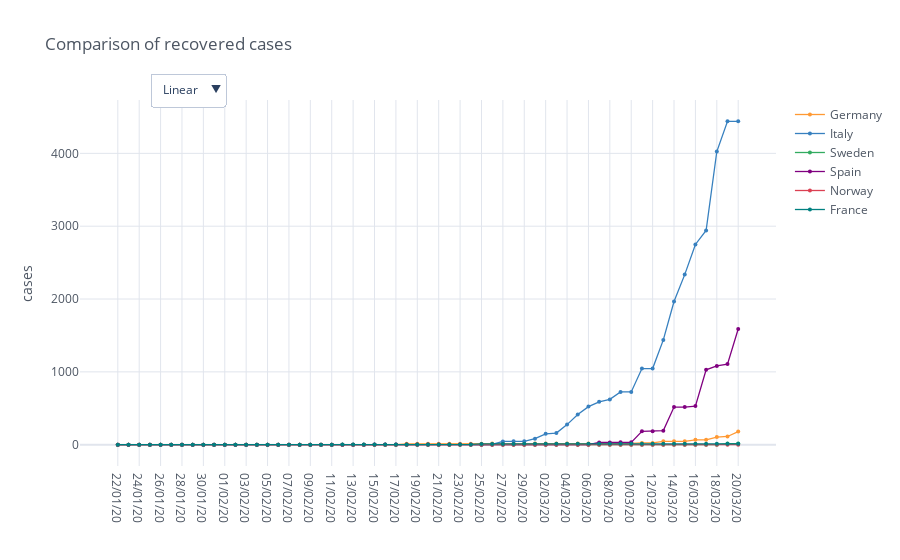

Notebook source saved alongside this figure:
### Code cell
recovered_cases_countries = io.load_cases(io.get_filename_recovered_cases(), countries)

recovered_fig = mp.iplot_comparative_plot(recovered_cases_countries, title='Comparison of recovered cases')
recovered_fig.show()

### Figure 1 — Plotly figure (JSON) as saved in the notebook; plotly's stock layout.template omitted (floating-point values rounded to 4 significant figures)
{"data": [{"line": {"color": "rgba(255, 153, 51, 1.0)", "dash": "solid", "shape": "linear", "width": 1.3}, "marker": {"size": 4, "symbol": "circle"}, "mode": "lines+markers", "name": "Germany", "text": "", "type": "scatter", "x": ["22/01/20", "23/01/20", "24/01/20", "25/01/20", "26/01/20", "27/01/20", "28/01/20", "29/01/20", "30/01/20", "31/01/20", "01/02/20", "02/02/20", "03/02/20", "04/02/20", "05/02/20", "06/02/20", "07/02/20", "08/02/20", "09/02/20", "10/02/20", "11/02/20", "12/02/20", "13/02/20", "14/02/20", "15/02/20", "16/02/20", "17/02/20", "18/02/20", "19/02/20", "20/02/20", "21/02/20", "22/02/20", "23/02/20", "24/02/20", "25/02/20", "26/02/20", "27/02/20", "28/02/20", "29/02/20", "01/03/20", "02/03/20", "03/03/20", "04/03/20", "05/03/20", "06/03/20", "07/03/20", "08/03/20", "09/03/20", "10/03/20", "11/03/20", "12/03/20", "13/03/20", "14/03/20", "15/03/20", "16/03/20", "17/03/20", "18/03/20", "19/03/20", "20/03/20"], "y": [0, 0, 0, 0, 0, 0, 0, 0, 0, 0, 0, 0, 0, 0, 0, 0, 0, 0, 0, 0, 0, 0, 1, 1, 1, 1, 1, 12, 12, 12, 14, 14, 14, 14, 14, 15, 16, 16, 16, 16, 16, 16, 16, 16, 17, 18, 18, 18, 18, 25, 25, 46, 46, 46, 67, 67, 105, 113, 180]}, {"line": {"color": "rgba(55, 128, 191, 1.0)", "dash": "solid", "shape": "linear", "width": 1.3}, "marker": {"size": 4, "symbol": "circle"}, "mode": "lines+markers", "name": "Italy", "text": "", "type": "scatter", "x": ["22/01/20", "23/01/20", "24/01/20", "25/01/20", "26/01/20", "27/01/20", "28/01/20", "29/01/20", "30/01/20", "31/01/20", "01/02/20", "02/02/20", "03/02/20", "04/02/20", "05/02/20", "06/02/20", "07/02/20", "08/02/20", "09/02/20", "10/02/20", "11/02/20", "12/02/20", "13/02/20", "14/02/20", "15/02/20", "16/02/20", "17/02/20", "18/02/20", "19/02/20", "20/02/20", "21/02/20", "22/02/20", "23/02/20", "24/02/20", "25/02/20", "26/02/20", "27/02/20", "28/02/20", "29/02/20", "01/03/20", "02/03/20", "03/03/20", "04/03/20", "05/03/20", "06/03/20", "07/03/20", "08/03/20", "09/03/20", "10/03/20", "11/03/20", "12/03/20", "13/03/20", "14/03/20", "15/03/20", "16/03/20", "17/03/20", "18/03/20", "19/03/20", "20/03/20"], "y": [0, 0, 0, 0, 0, 0, 0, 0, 0, 0, 0, 0, 0, 0, 0, 0, 0, 0, 0, 0, 0, 0, 0, 0, 0, 0, 0, 0, 0, 0, 0, 1, 2, 1, 1, 3, 45, 46, 46, 83, 149, 160, 276, 414, 523, 589, 622, 724, 724, 1045, 1045, 1439, 1966, 2335, 2749, 2941, 4025, 4440, 4440]}, {"line": {"color": "rgba(50, 171, 96, 1.0)", "dash": "solid", "shape": "linear", "width": 1.3}, "marker": {"size": 4, "symbol": "circle"}, "mode": "lines+markers", "name": "Sweden", "text": "", "type": "scatter", "x": ["22/01/20", "23/01/20", "24/01/20", "25/01/20", "26/01/20", "27/01/20", "28/01/20", "29/01/20", "30/01/20", "31/01/20", "01/02/20", "02/02/20", "03/02/20", "04/02/20", "05/02/20", "06/02/20", "07/02/20", "08/02/20", "09/02/20", "10/02/20", "11/02/20", "12/02/20", "13/02/20", "14/02/20", "15/02/20", "16/02/20", "17/02/20", "18/02/20", "19/02/20", "20/02/20", "21/02/20", "22/02/20", "23/02/20", "24/02/20", "25/02/20", "26/02/20", "27/02/20", "28/02/20", "29/02/20", "01/03/20", "02/03/20", "03/03/20", "04/03/20", "05/03/20", "06/03/20", "07/03/20", "08/03/20", "09/03/20", "10/03/20", "11/03/20", "12/03/20", "13/03/20", "14/03/20", "15/03/20", "16/03/20", "17/03/20", "18/03/20", "19/03/20", "20/03/20"], "y": [0, 0, 0, 0, 0, 0, 0, 0, 0, 0, 0, 0, 0, 0, 0, 0, 0, 0, 0, 0, 0, 0, 0, 0, 0, 0, 0, 0, 0, 0, 0, 0, 0, 0, 0, 0, 0, 0, 0, 0, 0, 0, 0, 0, 0, 0, 0, 1, 1, 1, 1, 1, 1, 1, 1, 1, 1, 16, 16]}, {"line": {"color": "rgba(128, 0, 128, 1.0)", "dash": "solid", "shape": "linear", "width": 1.3}, "marker": {"size": 4, "symbol": "circle"}, "mode": "lines+markers", "name": "Spain", "text": "", "type": "scatter", "x": ["22/01/20", "23/01/20", "24/01/20", "25/01/20", "26/01/20", "27/01/20", "28/01/20", "29/01/20", "30/01/20", "31/01/20", "01/02/20", "02/02/20", "03/02/20", "04/02/20", "05/02/20", "06/02/20", "07/02/20", "08/02/20", "09/02/20", "10/02/20", "11/02/20", "12/02/20", "13/02/20", "14/02/20", "15/02/20", "16/02/20", "17/02/20", "18/02/20", "19/02/20", "20/02/20", "21/02/20", "22/02/20", "23/02/20", "24/02/20", "25/02/20", "26/02/20", "27/02/20", "28/02/20", "29/02/20", "01/03/20", "02/03/20", "03/03/20", "04/03/20", "05/03/20", "06/03/20", "07/03/20", "08/03/20", "09/03/20", "10/03/20", "11/03/20", "12/03/20", "13/03/20", "14/03/20", "15/03/20", "16/03/20", "17/03/20", "18/03/20", "19/03/20", "20/03/20"], "y": [0, 0, 0, 0, 0, 0, 0, 0, 0, 0, 0, 0, 0, 0, 0, 0, 0, 0, 0, 0, 0, 0, 0, 0, 2, 2, 2, 2, 2, 2, 2, 2, 2, 2, 2, 2, 2, 2, 2, 2, 2, 2, 2, 2, 2, 30, 30, 32, 32, 183, 183, 193, 517, 517, 530, 1028, 1081, 1107, 1588]}, {"line": {"color": "rgba(219, 64, 82, 1.0)", "dash": "solid", "shape": "linear", "width": 1.3}, "marker": {"size": 4, "symbol": "circle"}, "mode": "lines+markers", "name": "Norway", "text": "", "type": "scatter", "x": ["22/01/20", "23/01/20", "24/01/20", "25/01/20", "26/01/20", "27/01/20", "28/01/20", "29/01/20", "30/01/20", "31/01/20", "01/02/20", "02/02/20", "03/02/20", "04/02/20", "05/02/20", "06/02/20", "07/02/20", "08/02/20", "09/02/20", "10/02/20", "11/02/20", "12/02/20", "13/02/20", "14/02/20", "15/02/20", "16/02/20", "17/02/20", "18/02/20", "19/02/20", "20/02/20", "21/02/20", "22/02/20", "23/02/20", "24/02/20", "25/02/20", "26/02/20", "27/02/20", "28/02/20", "29/02/20", "01/03/20", "02/03/20", "03/03/20", "04/03/20", "05/03/20", "06/03/20", "07/03/20", "08/03/20", "09/03/20", "10/03/20", "11/03/20", "12/03/20", "13/03/20", "14/03/20", "15/03/20", "16/03/20", "17/03/20", "18/03/20", "19/03/20", "20/03/20"], "y": [0, 0, 0, 0, 0, 0, 0, 0, 0, 0, 0, 0, 0, 0, 0, 0, 0, 0, 0, 0, 0, 0, 0, 0, 0, 0, 0, 0, 0, 0, 0, 0, 0, 0, 0, 0, 0, 0, 0, 0, 0, 0, 0, 0, 0, 0, 0, 1, 1, 1, 1, 1, 1, 1, 1, 1, 1, 1, 1]}, {"line": {"color": "rgba(0, 128, 128, 1.0)", "dash": "solid", "shape": "linear", "width": 1.3}, "marker": {"size": 4, "symbol": "circle"}, "mode": "lines+markers", "name": "France", "text": "", "type": "scatter", "x": ["22/01/20", "23/01/20", "24/01/20", "25/01/20", "26/01/20", "27/01/20", "28/01/20", "29/01/20", "30/01/20", "31/01/20", "01/02/20", "02/02/20", "03/02/20", "04/02/20", "05/02/20", "06/02/20", "07/02/20", "08/02/20", "09/02/20", "10/02/20", "11/02/20", "12/02/20", "13/02/20", "14/02/20", "15/02/20", "16/02/20", "17/02/20", "18/02/20", "19/02/20", "20/02/20", "21/02/20", "22/02/20", "23/02/20", "24/02/20", "25/02/20", "26/02/20", "27/02/20", "28/02/20", "29/02/20", "01/03/20", "02/03/20", "03/03/20", "04/03/20", "05/03/20", "06/03/20", "07/03/20", "08/03/20", "09/03/20", "10/03/20", "11/03/20", "12/03/20", "13/03/20", "14/03/20", "15/03/20", "16/03/20", "17/03/20", "18/03/20", "19/03/20", "20/03/20"], "y": [0, 0, 0, 0, 0, 0, 0, 0, 0, 0, 0, 0, 0, 0, 0, 0, 0, 0, 0, 0, 0, 2, 2, 2, 4, 4, 4, 4, 4, 4, 4, 4, 4, 4, 11, 11, 11, 11, 12, 12, 12, 12, 12, 12, 12, 12, 12, 12, 12, 12, 12, 12, 12, 12, 12, 12, 12, 12, 12]}], "layout": {"legend": {"bgcolor": "#FFFFFF", "font": {"color": "#4D5663"}}, "paper_bgcolor": "#FFFFFF", "plot_bgcolor": "#FFFFFF", "title": {"font": {"color": "#4D5663"}, "text": "Comparison of recovered cases"}, "updatemenus": [{"buttons": [{"args": [{"yaxis.type": "linear"}], "label": "Linear", "method": "relayout"}, {"args": [{"yaxis.type": "log"}], "label": "Log", "method": "relayout"}], "direction": "down", "pad": {"r": 10, "t": 10}, "showactive": true, "x": 0.1, "xanchor": "left", "y": 1.1, "yanchor": "top"}], "xaxis": {"gridcolor": "#E1E5ED", "showgrid": true, "tickfont": {"color": "#4D5663"}, "title": {"font": {"color": "#4D5663"}, "text": ""}, "zerolinecolor": "#E1E5ED"}, "yaxis": {"gridcolor": "#E1E5ED", "showgrid": true, "tickfont": {"color": "#4D5663"}, "title": {"font": {"color": "#4D5663"}, "text": "cases"}, "zerolinecolor": "#E1E5ED"}}}
